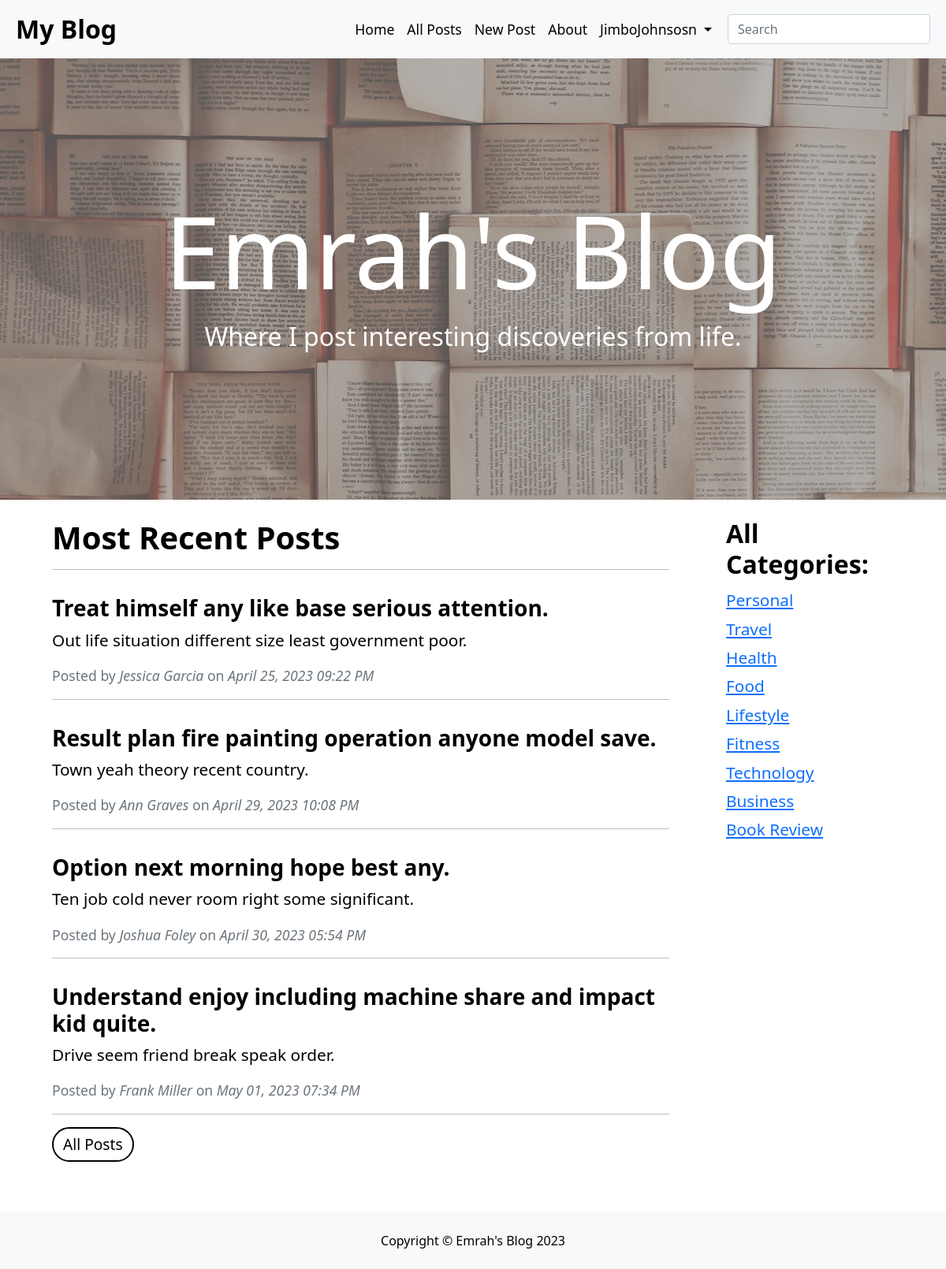
/ (signed in), run on the app's committed database.
### models.py (models this page shows)
class Users(db.Model, UserMixin):
    id = db.Column(Integer(), primary_key=True)
    f_name = db.Column(String(), nullable=False)
    l_name = db.Column(String(), nullable=False)
    email = db.Column(String(), unique=True, nullable=False)
    username = db.Column(String(), unique=True, nullable=False)
    password = db.Column(String(80), nullable=False)
    author = db.relationship('Comments', backref='user_comments', lazy=True)

class Posts(db.Model):
    id = db.Column(Integer(), primary_key=True)
    title = db.Column(String(80), unique=True, nullable=False)
    subtitle = db.Column(String(80), unique=True, nullable=False)
    author = db.Column(String(100), nullable=False)
    body = db.Column(String(), unique=True, nullable=False)
    img_src = db.Column(String(), nullable=False)
    date = db.Column(String(), nullable=False)
    category = db.Column(String(), nullable=False)
    __table_args__ = (
        CheckConstraint(
            category.in_(categories),
            name='category_check'
        ),
    )
    comments = db.relationship('Comments', backref='post_comments', lazy=True)

### main.py (the view)
@app.route('/')
def index():
    categories = ["Personal", "Travel", "Health", "Food", "Lifestyle", "Fitness", "Technology", "Business", "Book Review"]
    posts = db.session.query(Posts).all()
    show = []
    for _ in range(4):
        min = posts[0]
        for post in posts:
            if datetime.strptime(post.date, "%B %d, %Y %I:%M %p") < datetime.strptime(min.date, "%B %d, %Y %I:%M %p"):
                min = post
        min_post = db.session.query(Posts).filter(Posts.id == min.id).first()
        posts.remove(min_post)
        show.append(min)
    return render_template('index.html', posts=show, categories=categories)

### main.py (called while the page is built)
@login_manager.user_loader
def load_user(id):
    user  = db.session.query(Users).filter(Users.id == id).first()
    return user

### templates/index.html (shortened to what this page needs)
{% extends 'layout.html' %}
{% block body %}
<div div="container justify-content-center align-items-center" id="main_img_div">
    <img src="/static/images/books.jpg">
    <div class="flex-column justify-content-center align-items-center" id="main_img_words">
        <h1>Emrah's Blog</h1>
        <p>Where I post interesting discoveries from life.</p>
    </div>
</div>
<div class="container">
    <div class="row row-cols-1 row-cols-sm-1 row-cols-md-2 row-cols-lg-3">
        <div class="col-lg-9 col-md-12">
            <div class="main_posts container mt-4">
                <h1><b>Most Recent Posts</b></h1>
                <hr>
                {% for post in posts %}
                <div class="row d-flex justify-content-center">
                    <div class="main_posts_text col-xl-12 mt-3" onclick="window.location.pathname = '/post/' + {{ post.id }} ">
                        <h3 class="main-post-title"><b>{{ post.title }}</b></h3>
                        <p class="main-post-subtitle">{{ post.subtitle }}</p>
                        <p class="main-post-info text-muted">Posted by <i>{{ post.author }}</i> on <i>{{ post.date }}</i></p>
                        <hr>
                    </div>
                </div>
                {% endfor %}
                <button type="button" id="new_post_button" class="btn btn-primary mb-5" onclick="window.location.pathname = '/all'">All Posts</button>
            </div>
        </div>
        <div class="col-3">
            <div class="main_posts container mt-4">
                <div class="row d-flex justify-content-start">
                    <div class="col-xl-12">
                        <h2><b>All Categories:</b></h2>
                        <ul style="list-style: none; padding: 0;line-height: 1.75em;">
                            {% for category in categories %}
                            <li><a href="/category/{{ category }}">{{ category }}</a></li>
                            {% endfor %}
                        </ul>
                    </div>
                </div>
            </div>
        </div>
    </div>
</div>
{% endblock %}

### templates/layout.html (shortened to what this page needs)
<!DOCTYPE html>
<html lang="en">
<head>
    <link href="https://cdn.jsdelivr.net/npm/bootstrap@5.0.2/dist/css/bootstrap.min.css" rel="stylesheet">
    <link rel="stylesheet" href="/static/styles.css">
</head>
<body>
    <nav class="navbar navbar-expand-lg navbar-custom" id="navbar-custom">
      <div class="container-fluid">
        <div class="col-1">
          <a class="navbar-color navbar-brand p-2" href="/" style="font-size: 2rem;"><b>My Blog</b></a>
        </div>
        <div class="navbar-collapse collapse justify-content-end me-2 p-2 pe-0" id="navbarsExample05" style="font-size: 1.1rem;">
          <ul class="navbar-nav">
            <li class="nav-item">
              <a class="navbar-color nav-link active" aria-current="page" href="/">Home</a>
            </li>
            <li class="nav-item">
              <a class="navbar-color nav-link active" aria-current="page" href="/all">All Posts</a>
            </li>
            {% if current_user.is_anonymous %}
            <li class="nav-item">
              <a class="navbar-color nav-link active" aria-current="page" href="/about">About</a>
            </li>
            <li class="nav-item">
              <a class="navbar-color nav-link active" aria-current="page" href="/contact">Contact</a>
            </li>
            <li class="nav-item">
              <a class="navbar-color nav-link active" aria-current="page" id="dark_mode" data-color="light" href="">Dark Mode: On</a>
            </li>
            <li class="nav-item">
              <a class="navbar-color nav-link active" aria-current="page" href="/login">Login</a>
            </li>
            <li class="nav-item me-2">
              <a class="navbar-color nav-link active" aria-current="page" href="/register">Register</a>
            </li>
            {% else %}
            <li class="nav-item">
              <a class="navbar-color nav-link active" aria-current="page" href="/new">New Post</a>
            </li>
            <li class="nav-item">
              <a class="navbar-color nav-link active" aria-current="page" href="/about">About</a>
            </li>
            <li class="nav-item dropdown me-2">
              <a class="navbar-color nav-link dropdown-toggle" href="" id="navbarDropdownMenuLink" role="button" data-bs-toggle="dropdown" aria-expanded="false">
                {{ current_user.username }}
              </a>
            </li>
            {% endif %}
          </ul>
          <form class="form-inline ms-1 my-md-0" id="search_form">
            <input class="form-control" type="text" placeholder="Search" id="search_form_input">
          </form>
        </div>
      </div>
    </nav>
    {% block body %}{% endblock %}
    <div class="d-flex justify-content-center pt-4 pb-2 mt-3 navbar-color" id="footer">
      <p>Copyright © Emrah's Blog {{ " "|current_year }}</p>
    </div>
</body>
</html>

### static/styles.css (style rules this page uses)
body { background-color: white; color: black; }
#navbar-custom, #footer { background-color: #F8F9FA; color: black; }
.navbar-color { color: black; }
.btn { background-color: white; color: black; border: 2px solid black; border-radius: 50px; font-size: 1.2rem; }
#main_img_div { width: 100%; height: 70vh; overflow: hidden; position: relative; }
#main_img_div img { contain: fit; filter: contrast(50%); }
#main_img_words { position: absolute; color: white; width: 100%; text-align: center; top: 50%; right: 50%; left: 50%; transform: translate(-50%, -50%); }
#main_img_words h1 { font-size: 8rem; }
#main_img_words p { font-size: 2rem; }
.main_posts { width: 100%; font-size: 1.3rem; }
.main-post-info { font-size: 1.1rem; }
.main_posts_text { transition: all .1s ease-in-out; }
@media (min-width: 992px) { .btn { padding: 6px 12px; } }

### data on the page
Users: username "JimboJohnsosn"
Posts: title "Treat himself any like base serious attention.", subtitle "Out life situation different size least government poor.", author "Jessica Garcia", date "April 25, 2023 09:22 PM"
Posts: title "Result plan fire painting operation anyone model save.", subtitle "Town yeah theory recent country.", author "Ann Graves", date "April 29, 2023 10:08 PM"
Posts: title "Option next morning hope best any.", subtitle "Ten job cold never room right some significant.", author "Joshua Foley", date "April 30, 2023 05:54 PM"
Posts: title "Understand enjoy including machine share and impact kid quite.", subtitle "Drive seem friend break speak order.", author "Frank Miller", date "May 01, 2023 07:34 PM"

### other printed values
{{ category }} "Personal" "Travel" "Health" "Food" "Lifestyle" "Fitness" "Technology" "Business" "Book Review"
{{ " "|current_year }} "2023"
